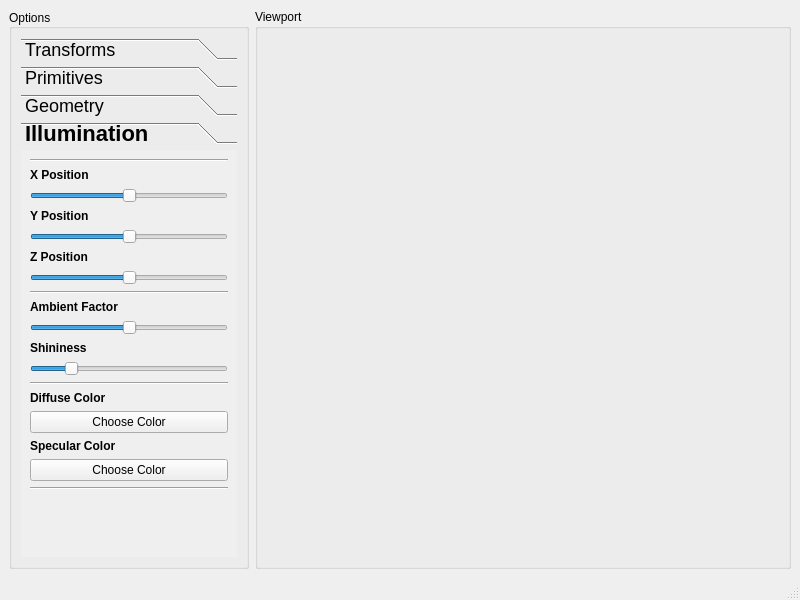
<?xml version="1.0" encoding="UTF-8"?>
<ui version="4.0">
 <class>MainWindow</class>
 <widget class="QMainWindow" name="MainWindow">
  <property name="geometry">
   <rect>
    <x>0</x>
    <y>0</y>
    <width>800</width>
    <height>600</height>
   </rect>
  </property>
  <property name="sizePolicy">
   <sizepolicy hsizetype="Fixed" vsizetype="Fixed">
    <horstretch>0</horstretch>
    <verstretch>0</verstretch>
   </sizepolicy>
  </property>
  <property name="minimumSize">
   <size>
    <width>800</width>
    <height>600</height>
   </size>
  </property>
  <property name="maximumSize">
   <size>
    <width>1024</width>
    <height>768</height>
   </size>
  </property>
  <property name="windowTitle">
   <string>TeaPlot</string>
  </property>
  <property name="autoFillBackground">
   <bool>false</bool>
  </property>
  <property name="locale">
   <locale language="English" country="UnitedKingdom"/>
  </property>
  <property name="unifiedTitleAndToolBarOnMac">
   <bool>false</bool>
  </property>
  <widget class="QWidget" name="centralwidget">
   <layout class="QGridLayout" name="gridLayout_2">
    <item row="1" column="0">
     <layout class="QGridLayout" name="gridLayout" rowstretch="0" columnstretch="0,0">
      <item row="0" column="0">
       <widget class="QGroupBox" name="gb_options">
        <property name="sizePolicy">
         <sizepolicy hsizetype="Maximum" vsizetype="Preferred">
          <horstretch>0</horstretch>
          <verstretch>0</verstretch>
         </sizepolicy>
        </property>
        <property name="minimumSize">
         <size>
          <width>240</width>
          <height>0</height>
         </size>
        </property>
        <property name="maximumSize">
         <size>
          <width>240</width>
          <height>16777215</height>
         </size>
        </property>
        <property name="title">
         <string>Options</string>
        </property>
        <property name="alignment">
         <set>Qt::AlignLeading|Qt::AlignLeft|Qt::AlignVCenter</set>
        </property>
        <layout class="QGridLayout" name="gridLayout_3">
         <item row="0" column="0">
          <widget class="QToolBox" name="tb_options">
           <property name="sizePolicy">
            <sizepolicy hsizetype="Preferred" vsizetype="Preferred">
             <horstretch>0</horstretch>
             <verstretch>0</verstretch>
            </sizepolicy>
           </property>
           <property name="autoFillBackground">
            <bool>false</bool>
           </property>
           <property name="styleSheet">
            <string notr="true">
QToolBox::tab {
	font-size: 18px;
 }

QToolBox::tab:selected {
	font-size: 22px;
	font-weight: bold;
}
</string>
           </property>
           <property name="currentIndex">
            <number>3</number>
           </property>
           <widget class="QWidget" name="page_2">
            <property name="geometry">
             <rect>
              <x>0</x>
              <y>0</y>
              <width>216</width>
              <height>341</height>
             </rect>
            </property>
            <attribute name="label">
             <string>Transforms</string>
            </attribute>
            <layout class="QGridLayout" name="gridLayout_5">
             <item row="1" column="0">
              <widget class="QLabel" name="label_2">
               <property name="text">
                <string>&lt;b&gt;Projection&lt;/b&gt;</string>
               </property>
              </widget>
             </item>
             <item row="2" column="0">
              <widget class="QComboBox" name="cb_projection">
               <item>
                <property name="text">
                 <string>Orthogonal</string>
                </property>
               </item>
               <item>
                <property name="text">
                 <string>Frustum</string>
                </property>
               </item>
              </widget>
             </item>
             <item row="17" column="0">
              <spacer name="verticalSpacer_2">
               <property name="orientation">
                <enum>Qt::Vertical</enum>
               </property>
               <property name="sizeHint" stdset="0">
                <size>
                 <width>20</width>
                 <height>40</height>
                </size>
               </property>
              </spacer>
             </item>
             <item row="0" column="0">
              <widget class="Line" name="line_3">
               <property name="orientation">
                <enum>Qt::Horizontal</enum>
               </property>
              </widget>
             </item>
             <item row="3" column="0">
              <widget class="Line" name="line_4">
               <property name="orientation">
                <enum>Qt::Horizontal</enum>
               </property>
              </widget>
             </item>
             <item row="4" column="0">
              <widget class="QLabel" name="label_4">
               <property name="text">
                <string>&lt;b&gt;Scale&lt;/b&gt;</string>
               </property>
              </widget>
             </item>
             <item row="5" column="0">
              <widget class="QSlider" name="s_scale">
               <property name="minimum">
                <number>10</number>
               </property>
               <property name="maximum">
                <number>130</number>
               </property>
               <property name="singleStep">
                <number>10</number>
               </property>
               <property name="value">
                <number>50</number>
               </property>
               <property name="orientation">
                <enum>Qt::Horizontal</enum>
               </property>
               <property name="tickPosition">
                <enum>QSlider::NoTicks</enum>
               </property>
               <property name="tickInterval">
                <number>10</number>
               </property>
              </widget>
             </item>
             <item row="6" column="0">
              <widget class="Line" name="line_7">
               <property name="orientation">
                <enum>Qt::Horizontal</enum>
               </property>
              </widget>
             </item>
             <item row="7" column="0">
              <widget class="QLabel" name="label_5">
               <property name="text">
                <string>&lt;!DOCTYPE HTML PUBLIC &quot;-//W3C//DTD HTML 4.0//EN&quot; &quot;http://www.w3.org/TR/REC-html40/strict.dtd&quot;&gt;
&lt;html&gt;&lt;head&gt;&lt;meta name=&quot;qrichtext&quot; content=&quot;1&quot; /&gt;&lt;style type=&quot;text/css&quot;&gt;
p, li { white-space: pre-wrap; }
&lt;/style&gt;&lt;/head&gt;&lt;body style=&quot; font-family:'DejaVu Sans'; font-size:9pt; font-weight:400; font-style:normal;&quot;&gt;
&lt;p style=&quot; margin-top:0px; margin-bottom:0px; margin-left:0px; margin-right:0px; -qt-block-indent:0; text-indent:0px;&quot;&gt;&lt;span style=&quot; font-weight:600;&quot;&gt;X displacement&lt;/span&gt;&lt;/p&gt;&lt;/body&gt;&lt;/html&gt;</string>
               </property>
              </widget>
             </item>
             <item row="8" column="0">
              <widget class="QSlider" name="s_horizontal">
               <property name="minimum">
                <number>-115</number>
               </property>
               <property name="maximum">
                <number>115</number>
               </property>
               <property name="singleStep">
                <number>10</number>
               </property>
               <property name="value">
                <number>0</number>
               </property>
               <property name="orientation">
                <enum>Qt::Horizontal</enum>
               </property>
               <property name="tickPosition">
                <enum>QSlider::NoTicks</enum>
               </property>
               <property name="tickInterval">
                <number>10</number>
               </property>
              </widget>
             </item>
             <item row="9" column="0">
              <widget class="QLabel" name="label_6">
               <property name="text">
                <string>&lt;!DOCTYPE HTML PUBLIC &quot;-//W3C//DTD HTML 4.0//EN&quot; &quot;http://www.w3.org/TR/REC-html40/strict.dtd&quot;&gt;
&lt;html&gt;&lt;head&gt;&lt;meta name=&quot;qrichtext&quot; content=&quot;1&quot; /&gt;&lt;style type=&quot;text/css&quot;&gt;
p, li { white-space: pre-wrap; }
&lt;/style&gt;&lt;/head&gt;&lt;body style=&quot; font-family:'DejaVu Sans'; font-size:9pt; font-weight:400; font-style:normal;&quot;&gt;
&lt;p style=&quot; margin-top:0px; margin-bottom:0px; margin-left:0px; margin-right:0px; -qt-block-indent:0; text-indent:0px;&quot;&gt;&lt;span style=&quot; font-weight:600;&quot;&gt;Y displacement&lt;/span&gt;&lt;/p&gt;&lt;/body&gt;&lt;/html&gt;</string>
               </property>
              </widget>
             </item>
             <item row="10" column="0">
              <widget class="QSlider" name="s_vertical">
               <property name="minimum">
                <number>-130</number>
               </property>
               <property name="maximum">
                <number>100</number>
               </property>
               <property name="singleStep">
                <number>10</number>
               </property>
               <property name="value">
                <number>-30</number>
               </property>
               <property name="orientation">
                <enum>Qt::Horizontal</enum>
               </property>
               <property name="tickPosition">
                <enum>QSlider::NoTicks</enum>
               </property>
               <property name="tickInterval">
                <number>10</number>
               </property>
              </widget>
             </item>
             <item row="11" column="0">
              <widget class="QLabel" name="label_7">
               <property name="text">
                <string>&lt;!DOCTYPE HTML PUBLIC &quot;-//W3C//DTD HTML 4.0//EN&quot; &quot;http://www.w3.org/TR/REC-html40/strict.dtd&quot;&gt;
&lt;html&gt;&lt;head&gt;&lt;meta name=&quot;qrichtext&quot; content=&quot;1&quot; /&gt;&lt;style type=&quot;text/css&quot;&gt;
p, li { white-space: pre-wrap; }
&lt;/style&gt;&lt;/head&gt;&lt;body style=&quot; font-family:'DejaVu Sans'; font-size:9pt; font-weight:400; font-style:normal;&quot;&gt;
&lt;p style=&quot; margin-top:0px; margin-bottom:0px; margin-left:0px; margin-right:0px; -qt-block-indent:0; text-indent:0px;&quot;&gt;&lt;span style=&quot; font-weight:600;&quot;&gt;Z displacement&lt;/span&gt;&lt;/p&gt;&lt;/body&gt;&lt;/html&gt;</string>
               </property>
              </widget>
             </item>
             <item row="12" column="0">
              <widget class="QSlider" name="s_depth">
               <property name="minimum">
                <number>30</number>
               </property>
               <property name="maximum">
                <number>130</number>
               </property>
               <property name="singleStep">
                <number>10</number>
               </property>
               <property name="value">
                <number>70</number>
               </property>
               <property name="orientation">
                <enum>Qt::Horizontal</enum>
               </property>
               <property name="tickPosition">
                <enum>QSlider::NoTicks</enum>
               </property>
               <property name="tickInterval">
                <number>10</number>
               </property>
              </widget>
             </item>
             <item row="13" column="0">
              <widget class="Line" name="line_10">
               <property name="orientation">
                <enum>Qt::Horizontal</enum>
               </property>
              </widget>
             </item>
             <item row="14" column="0">
              <widget class="QLabel" name="label_8">
               <property name="text">
                <string>&lt;!DOCTYPE HTML PUBLIC &quot;-//W3C//DTD HTML 4.0//EN&quot; &quot;http://www.w3.org/TR/REC-html40/strict.dtd&quot;&gt;
&lt;html&gt;&lt;head&gt;&lt;meta name=&quot;qrichtext&quot; content=&quot;1&quot; /&gt;&lt;style type=&quot;text/css&quot;&gt;
p, li { white-space: pre-wrap; }
&lt;/style&gt;&lt;/head&gt;&lt;body style=&quot; font-family:'DejaVu Sans'; font-size:9pt; font-weight:400; font-style:normal;&quot;&gt;
&lt;p style=&quot; margin-top:0px; margin-bottom:0px; margin-left:0px; margin-right:0px; -qt-block-indent:0; text-indent:0px;&quot;&gt;&lt;span style=&quot; font-weight:600;&quot;&gt;Y rotation&lt;/span&gt;&lt;/p&gt;&lt;/body&gt;&lt;/html&gt;</string>
               </property>
              </widget>
             </item>
             <item row="15" column="0">
              <widget class="QSlider" name="s_rotatey">
               <property name="maximum">
                <number>359</number>
               </property>
               <property name="singleStep">
                <number>1</number>
               </property>
               <property name="orientation">
                <enum>Qt::Horizontal</enum>
               </property>
               <property name="tickPosition">
                <enum>QSlider::NoTicks</enum>
               </property>
               <property name="tickInterval">
                <number>24</number>
               </property>
              </widget>
             </item>
             <item row="16" column="0">
              <widget class="Line" name="line_8">
               <property name="orientation">
                <enum>Qt::Horizontal</enum>
               </property>
              </widget>
             </item>
            </layout>
           </widget>
           <widget class="QWidget" name="page_1">
            <property name="geometry">
             <rect>
              <x>0</x>
              <y>0</y>
              <width>216</width>
              <height>75</height>
             </rect>
            </property>
            <property name="sizePolicy">
             <sizepolicy hsizetype="Preferred" vsizetype="Preferred">
              <horstretch>0</horstretch>
              <verstretch>0</verstretch>
             </sizepolicy>
            </property>
            <property name="styleSheet">
             <string notr="true"/>
            </property>
            <attribute name="label">
             <string>Primitives</string>
            </attribute>
            <layout class="QGridLayout" name="gridLayout_4">
             <item row="1" column="0">
              <widget class="QLabel" name="label">
               <property name="text">
                <string>&lt;b&gt;Render Primitive&lt;/b&gt;</string>
               </property>
              </widget>
             </item>
             <item row="2" column="0">
              <widget class="QComboBox" name="cb_lines">
               <item>
                <property name="text">
                 <string>Triangles</string>
                </property>
               </item>
               <item>
                <property name="text">
                 <string>Points</string>
                </property>
               </item>
               <item>
                <property name="text">
                 <string>Lines</string>
                </property>
               </item>
              </widget>
             </item>
             <item row="5" column="0">
              <spacer name="verticalSpacer">
               <property name="orientation">
                <enum>Qt::Vertical</enum>
               </property>
               <property name="sizeHint" stdset="0">
                <size>
                 <width>20</width>
                 <height>40</height>
                </size>
               </property>
              </spacer>
             </item>
             <item row="0" column="0">
              <widget class="Line" name="line">
               <property name="orientation">
                <enum>Qt::Horizontal</enum>
               </property>
              </widget>
             </item>
             <item row="4" column="0">
              <widget class="Line" name="line_2">
               <property name="orientation">
                <enum>Qt::Horizontal</enum>
               </property>
              </widget>
             </item>
            </layout>
           </widget>
           <widget class="QWidget" name="page_3">
            <property name="geometry">
             <rect>
              <x>0</x>
              <y>0</y>
              <width>216</width>
              <height>75</height>
             </rect>
            </property>
            <attribute name="label">
             <string>Geometry</string>
            </attribute>
            <layout class="QGridLayout" name="gridLayout_6">
             <item row="0" column="0">
              <widget class="Line" name="line_5">
               <property name="orientation">
                <enum>Qt::Horizontal</enum>
               </property>
              </widget>
             </item>
             <item row="1" column="0">
              <widget class="QLabel" name="label_3">
               <property name="text">
                <string>&lt;b&gt;Mesh&lt;/b&gt;</string>
               </property>
              </widget>
             </item>
             <item row="2" column="0">
              <widget class="QComboBox" name="cb_mesh">
               <item>
                <property name="text">
                 <string>teapot.obj</string>
                </property>
               </item>
               <item>
                <property name="text">
                 <string>monkey.obj</string>
                </property>
               </item>
               <item>
                <property name="text">
                 <string>fan.obj</string>
                </property>
               </item>
              </widget>
             </item>
             <item row="3" column="0">
              <widget class="Line" name="line_6">
               <property name="orientation">
                <enum>Qt::Horizontal</enum>
               </property>
              </widget>
             </item>
             <item row="4" column="0">
              <spacer name="verticalSpacer_3">
               <property name="orientation">
                <enum>Qt::Vertical</enum>
               </property>
               <property name="sizeHint" stdset="0">
                <size>
                 <width>20</width>
                 <height>40</height>
                </size>
               </property>
              </spacer>
             </item>
            </layout>
           </widget>
           <widget class="QWidget" name="page_4">
            <property name="geometry">
             <rect>
              <x>0</x>
              <y>0</y>
              <width>216</width>
              <height>397</height>
             </rect>
            </property>
            <attribute name="label">
             <string>Illumination</string>
            </attribute>
            <layout class="QGridLayout" name="gridLayout_8">
             <item row="0" column="0">
              <widget class="Line" name="line_11">
               <property name="orientation">
                <enum>Qt::Horizontal</enum>
               </property>
              </widget>
             </item>
             <item row="1" column="0">
              <widget class="QLabel" name="label_9">
               <property name="text">
                <string>&lt;b&gt;X Position&lt;/b&gt;</string>
               </property>
              </widget>
             </item>
             <item row="2" column="0">
              <widget class="QSlider" name="s_lightx">
               <property name="minimum">
                <number>-450</number>
               </property>
               <property name="maximum">
                <number>550</number>
               </property>
               <property name="singleStep">
                <number>20</number>
               </property>
               <property name="pageStep">
                <number>20</number>
               </property>
               <property name="value">
                <number>50</number>
               </property>
               <property name="sliderPosition">
                <number>50</number>
               </property>
               <property name="orientation">
                <enum>Qt::Horizontal</enum>
               </property>
              </widget>
             </item>
             <item row="3" column="0">
              <widget class="QLabel" name="label_10">
               <property name="text">
                <string>&lt;b&gt;Y Position&lt;/b&gt;</string>
               </property>
              </widget>
             </item>
             <item row="4" column="0">
              <widget class="QSlider" name="s_lighty">
               <property name="minimum">
                <number>-500</number>
               </property>
               <property name="maximum">
                <number>500</number>
               </property>
               <property name="singleStep">
                <number>20</number>
               </property>
               <property name="pageStep">
                <number>20</number>
               </property>
               <property name="value">
                <number>0</number>
               </property>
               <property name="orientation">
                <enum>Qt::Horizontal</enum>
               </property>
              </widget>
             </item>
             <item row="5" column="0">
              <widget class="QLabel" name="label_11">
               <property name="text">
                <string>&lt;b&gt;Z Position&lt;/b&gt;</string>
               </property>
              </widget>
             </item>
             <item row="6" column="0">
              <widget class="QSlider" name="s_lightz">
               <property name="minimum">
                <number>-350</number>
               </property>
               <property name="maximum">
                <number>650</number>
               </property>
               <property name="singleStep">
                <number>20</number>
               </property>
               <property name="pageStep">
                <number>20</number>
               </property>
               <property name="sliderPosition">
                <number>150</number>
               </property>
               <property name="orientation">
                <enum>Qt::Horizontal</enum>
               </property>
              </widget>
             </item>
             <item row="7" column="0">
              <widget class="Line" name="line_12">
               <property name="orientation">
                <enum>Qt::Horizontal</enum>
               </property>
              </widget>
             </item>
             <item row="8" column="0">
              <widget class="QLabel" name="label_12">
               <property name="text">
                <string>&lt;b&gt;Ambient Factor&lt;/b&gt;</string>
               </property>
              </widget>
             </item>
             <item row="9" column="0">
              <widget class="QSlider" name="s_lightambient">
               <property name="minimum">
                <number>0</number>
               </property>
               <property name="maximum">
                <number>100</number>
               </property>
               <property name="value">
                <number>50</number>
               </property>
               <property name="orientation">
                <enum>Qt::Horizontal</enum>
               </property>
              </widget>
             </item>
             <item row="10" column="0">
              <widget class="QLabel" name="label_13">
               <property name="text">
                <string>&lt;b&gt;Shininess&lt;/b&gt;</string>
               </property>
              </widget>
             </item>
             <item row="11" column="0">
              <widget class="QSlider" name="s_lightshininess">
               <property name="minimum">
                <number>1</number>
               </property>
               <property name="maximum">
                <number>50</number>
               </property>
               <property name="singleStep">
                <number>1</number>
               </property>
               <property name="pageStep">
                <number>1</number>
               </property>
               <property name="value">
                <number>10</number>
               </property>
               <property name="orientation">
                <enum>Qt::Horizontal</enum>
               </property>
              </widget>
             </item>
             <item row="12" column="0">
              <widget class="Line" name="line_13">
               <property name="orientation">
                <enum>Qt::Horizontal</enum>
               </property>
              </widget>
             </item>
             <item row="13" column="0">
              <widget class="QLabel" name="label_14">
               <property name="text">
                <string>&lt;!DOCTYPE HTML PUBLIC &quot;-//W3C//DTD HTML 4.0//EN&quot; &quot;http://www.w3.org/TR/REC-html40/strict.dtd&quot;&gt;
&lt;html&gt;&lt;head&gt;&lt;meta name=&quot;qrichtext&quot; content=&quot;1&quot; /&gt;&lt;style type=&quot;text/css&quot;&gt;
p, li { white-space: pre-wrap; }
&lt;/style&gt;&lt;/head&gt;&lt;body style=&quot; font-family:'DejaVu Sans'; font-size:9pt; font-weight:400; font-style:normal;&quot;&gt;
&lt;p style=&quot; margin-top:0px; margin-bottom:0px; margin-left:0px; margin-right:0px; -qt-block-indent:0; text-indent:0px;&quot;&gt;&lt;span style=&quot; font-weight:600;&quot;&gt;Diffuse Color&lt;/span&gt;&lt;/p&gt;&lt;/body&gt;&lt;/html&gt;</string>
               </property>
              </widget>
             </item>
             <item row="14" column="0">
              <widget class="QPushButton" name="b_diffuse">
               <property name="text">
                <string>Choose Color</string>
               </property>
              </widget>
             </item>
             <item row="15" column="0">
              <widget class="QLabel" name="label_15">
               <property name="text">
                <string>&lt;b&gt;Specular Color&lt;/b&gt;</string>
               </property>
              </widget>
             </item>
             <item row="16" column="0">
              <widget class="QPushButton" name="b_specular">
               <property name="text">
                <string>Choose Color</string>
               </property>
              </widget>
             </item>
             <item row="17" column="0">
              <widget class="Line" name="line_9">
               <property name="orientation">
                <enum>Qt::Horizontal</enum>
               </property>
              </widget>
             </item>
             <item row="18" column="0">
              <spacer name="verticalSpacer_4">
               <property name="orientation">
                <enum>Qt::Vertical</enum>
               </property>
               <property name="sizeHint" stdset="0">
                <size>
                 <width>20</width>
                 <height>40</height>
                </size>
               </property>
              </spacer>
             </item>
            </layout>
           </widget>
          </widget>
         </item>
        </layout>
       </widget>
      </item>
      <item row="0" column="1">
       <widget class="QGroupBox" name="gb_viewport">
        <property name="title">
         <string>Viewport</string>
        </property>
        <layout class="QVBoxLayout" name="verticalLayout"/>
       </widget>
      </item>
     </layout>
    </item>
   </layout>
  </widget>
  <widget class="QStatusBar" name="statusbar"/>
 </widget>
 <resources/>
 <connections/>
</ui>
